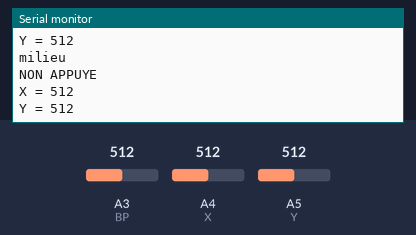
Simulated run of this sketch. Board: Arduino Uno, built with avr-gcc and run on an emulated ATmega328P. Parts: the last lines printed to the serial monitor. The test bench sets the inputs (shaded band); at power-on: A3 (BP) = 512, A4 (X) = 512, A5 (Y) = 512.

Above: at 1.2 s.
1.3 s: A3 (BP) set to 490
At 1.58 s:
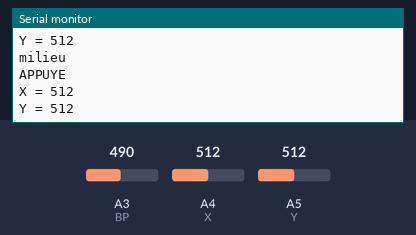
3.1 s: A4 (X) set to 690
At 3.39 s:
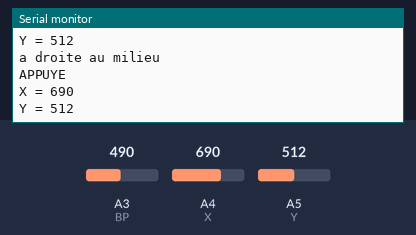
4.9 s: A5 (Y) set to 690
At 5.2 s:
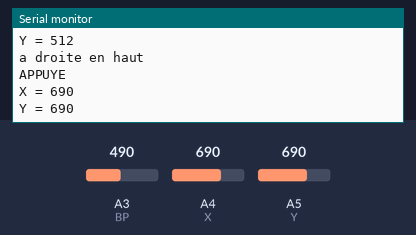
6.7 s: A4 (X) set to 670
At 7.01 s:
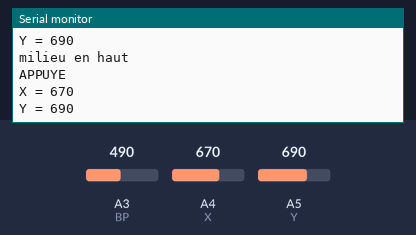
8.5 s: A3 (BP) set to 511
At 8.83 s:
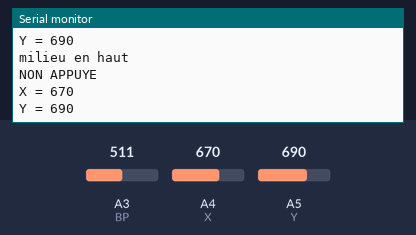
11.5 s: A5 (Y) set to 670
At 11.84 s:
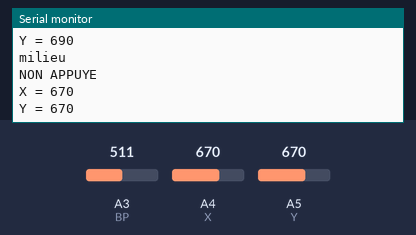
Timing chart, 0 to 14.5 s (numbered marks = the images above; inputs shaded):
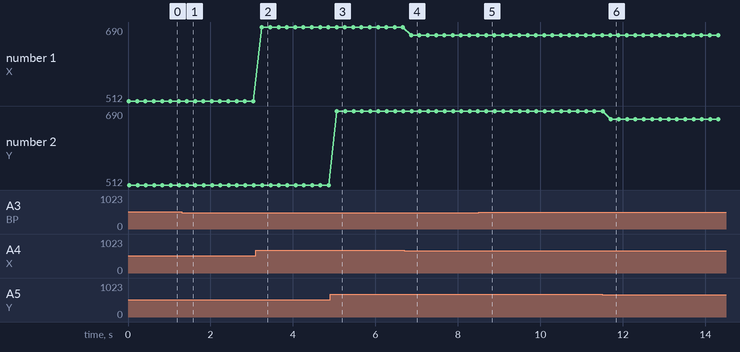

Measured:
- after the input at 1.3 s, the serial monitor: prints a new line after 0.12 s (image 1)
- after the input at 3.1 s, the serial monitor: prints a new line after 0.12 s (image 2)
- after the input at 4.9 s, the serial monitor: prints a new line after 0.13 s (image 3)
- after the input at 6.7 s, the serial monitor: prints a new line after 0.14 s (image 4)
- after the input at 8.5 s, the serial monitor: prints a new line after 0.17 s (image 5)
- after the input at 11.5 s, the serial monitor: prints a new line after 0.20 s (image 6)
- plotted number 1: 512 → 690 after the input at 3.1 s, 690 → 670 after the input at 6.7 s

The sketch:

Joystick_XYBP_v1.ino
```cpp
const int BP = A3;
const int X  = A4;
const int Y  = A5;

void setup()
{
  Serial.begin(9600);
}

void loop()
{
  int data_x  = analogRead(X);
  int data_y  = analogRead(Y);
  int data_bp = analogRead(BP);

  String posX;
  if (data_x < 340)
  {
    posX = "gauche";
  }
  else if (data_x > 680)
  {
    posX = "droite";
  }
  else
  {
    posX = "milieu";
  }

  String posY;
  if (data_y < 340)
  {
    posY = "bas";
  }
  else if (data_y > 680)
  {
    posY = "haut";
  }
  else
  {
    posY = "milieu";
  }

  String label;
  if (posX == "milieu" && posY == "milieu")
  {
    label = "milieu";
  }
  else if (posX == "milieu")
  {
    label = "milieu en " + posY;
  }
  else if (posY == "milieu")
  {
    label = "a " + posX + " au milieu";
  }
  else
  {
    label = "a " + posX + " en " + posY;
  }

  Serial.println(label);

  if (data_bp < 500)
  {
    Serial.println("APPUYE");
  }
  else
  {
    Serial.println("NON APPUYE");
  }

  Serial.print("X = ");
  Serial.println(data_x);
  Serial.print("Y = ");
  Serial.println(data_y);

  delay(200);
}
```
